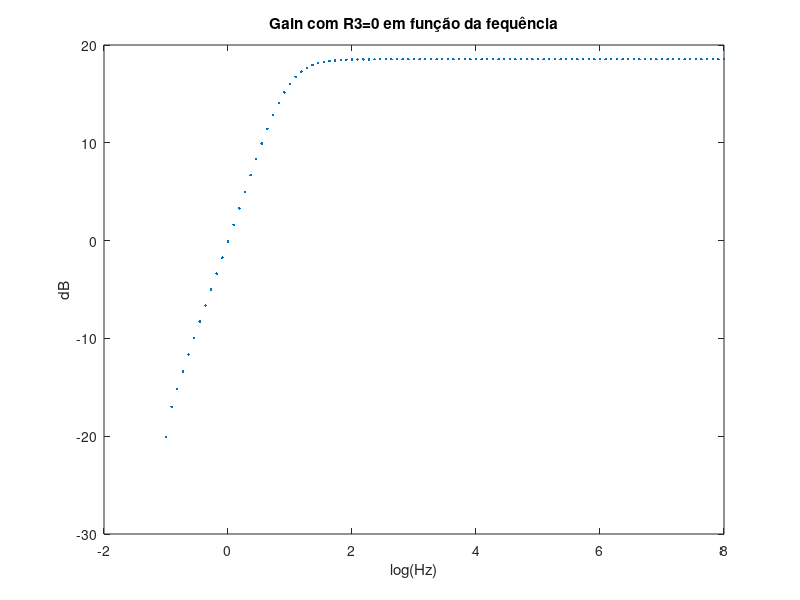
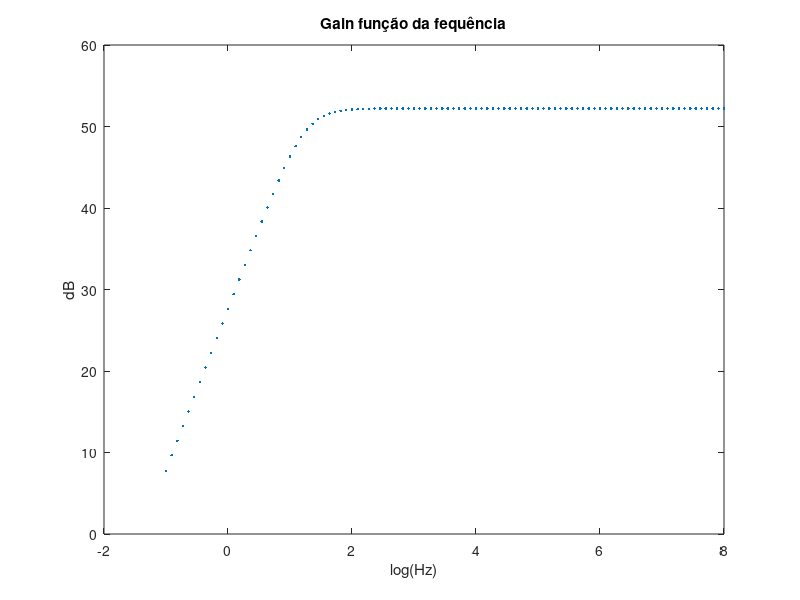

MATLAB code to generate these figures, in order:
%gain stage

VT=25e-3
BFN=178.7
VAFN=69.7
RE1=1015
C_in=365*10^(-6)

RC1=980
RB1=80000
RB2=20000
VBEON=0.7
VCC=12
RS=100

C=4390*10^(-6)
C2=2250*10^(-6)

l=0;

Rl=8;

f=logspace(-1,8,100);
for l = 1:length(f)
     %f=n*10^(k-1);

      int(l)=f(l);
      printf('%g\n',log10(int(l)))
      Zc=1/(i*2*pi*f(l)*C);
      Zc2=1/(i*2*pi*f(l)*C2);
      Zc_in=1/(i*2*pi*f(l)*C_in);

      %--
      RE1_vdd=1015;
      %--
      RB=1/(1/RB1+1/RB2);
      VEQ=RB2/(RB1+RB2)*VCC;
      IB1=(VEQ-VBEON)/(RB+(1+BFN)*RE1);
      IC1=BFN*IB1;
      IE1=(1+BFN)*IB1;
      VE1=RE1*IE1;
      VO1=VCC-RC1*IC1;
      VCE=VO1-VE1;
      
      %----
      RE1_vdd=1015;
      RE1=(1/RE1_vdd+1/Zc)^(-1);
      RS1=RS+Zc_in;
      %-----
      gm1=IC1/VT;
      rpi1=BFN/gm1;
      ro1=VAFN/IC1;
      
      AV1_normal = (RB/(RS1+RB))*RC1*(RE1-gm1*rpi1*ro1)/((ro1+RC1+RE1)*((1/RB+1/RS1)^(-1)+rpi1+RE1)+gm1*RE1*ro1*rpi1 - RE1^2);

      AV1simple = gm1*RC1/(1+gm1*RE1);

      RE1=0;
      %%RE1=Zc;
      AV1 = RC1*(RE1-gm1*rpi1*ro1)/((ro1+RC1+RE1)*(RB+rpi1+RE1)+gm1*RE1*ro1*rpi1 - RE1^2);
      AV1simple = gm1*RC1/(1+gm1*RE1);

        %----
      RE1_vdd=1015;
      RE1=(1/RE1_vdd+1/Zc)^(-1);
      %-----

      ZI1 = ((ro1+RC1+RE1)*(RB+rpi1+RE1)+gm1*RE1*ro1*rpi1 - RE1^2)/(ro1+RC1+RE1);

      ZX = ro1*((RB+rpi1)*RE1/(RB+rpi1+RE1))/(1/(1/ro1+1/(rpi1+RB)+1/RE1+gm1*rpi1/(rpi1+RB)));

      ZO1 = 1/(1/ZX+1/RC1);



      %ouput stage
      BFP = 227.3;
      VAFP = 37.2;
      RE2 = 2335;
      VEBON = 0.7;
      VI2 = VO1;
      IE2 = (VCC-VEBON-VI2)/RE2;
      IC2 = BFP/(BFP+1)*IE2;
      VO2 = VCC - RE2*IE2;


      gm2 = IC2/VT;
      go2 = IC2/VAFP;
      gpi2 = gm2/BFP;
      ge2 = 1/RE2;

      AV2 = gm2/(gm2+gpi2+go2+ge2);



      ZI2 = (gm2+gpi2+go2+ge2)/gpi2/(gpi2+go2+ge2);

      ZO2 = 1/(gm2+gpi2+go2+ge2);
      %condensador
      AV3=Rl/(Rl+Zc2);
      
      %--
      gain(l)=AV1*AV2*AV3;
      gain2(l)=AV1_normal*AV2;

endfor

iii=1
peakG=max(abs(real(gain2)))
while 20*log10(abs(real(gain2(iii)))) < (20*log10(peakG)-3)
iii++
endwhile 

fprintf ( fopen("Impedancias.tex", "w") , '\n $Z_{in output}$ & $Z_{out output}$ & $Z_{in gain}$ & $Z_{out gain}$ \n $Z_{in}$ & $Z_{out}$ \\\\ \n %g \\$Omega   & %g \\$Omega\\\\\n' , ZI2 , ZO2 , ZI1 , ZX)
fprintf ( fopen("Cutoff.tex", "w") , '\n min cut-off frequency \\\\ \n %g \\\\\n' , int(iii))

fprintf ( fopen("OP.tex", "w") , '\n V_{CE} & coiso, ze mete o nome certo diso linha 117 do octave \\\\ \n %g & %g\\\\\n' , VCE , VO2 )

figure(1)
plot(log10(int), 20*log10(gain) , ".");
title ("Gain com R3=0 em função da fequência");
ylabel ("dB");
xlabel ("log(Hz)");

print("GAIN_Exprimental_R3_a_0", "-dpng");

figure(2)
plot(log10(int), 20*log10(gain2) , ".");
title ("Gain função da fequência");
ylabel ("dB");
xlabel ("log(Hz)");
print("GAINVERDADEIRO", "-dpng");
